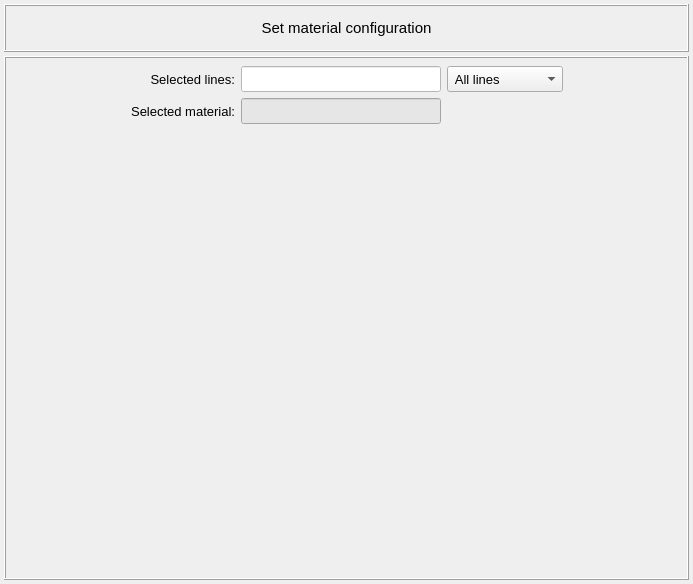
<?xml version="1.0" encoding="UTF-8"?>
<ui version="4.0">
 <class>Dialog</class>
 <widget class="QDialog" name="Dialog">
  <property name="geometry">
   <rect>
    <x>0</x>
    <y>0</y>
    <width>693</width>
    <height>584</height>
   </rect>
  </property>
  <property name="minimumSize">
   <size>
    <width>640</width>
    <height>0</height>
   </size>
  </property>
  <property name="maximumSize">
   <size>
    <width>760</width>
    <height>16777215</height>
   </size>
  </property>
  <property name="windowTitle">
   <string>Dialog</string>
  </property>
  <layout class="QGridLayout" name="gridLayout">
   <property name="leftMargin">
    <number>4</number>
   </property>
   <property name="topMargin">
    <number>4</number>
   </property>
   <property name="rightMargin">
    <number>4</number>
   </property>
   <property name="bottomMargin">
    <number>4</number>
   </property>
   <property name="spacing">
    <number>4</number>
   </property>
   <item row="1" column="0">
    <widget class="QFrame" name="frame_main_widget">
     <property name="frameShape">
      <enum>QFrame::Box</enum>
     </property>
     <property name="frameShadow">
      <enum>QFrame::Raised</enum>
     </property>
     <layout class="QGridLayout" name="gridLayout_4">
      <property name="leftMargin">
       <number>2</number>
      </property>
      <property name="topMargin">
       <number>2</number>
      </property>
      <property name="rightMargin">
       <number>2</number>
      </property>
      <property name="bottomMargin">
       <number>2</number>
      </property>
      <property name="spacing">
       <number>2</number>
      </property>
      <item row="1" column="0">
       <widget class="QScrollArea" name="scrollArea_table_of_materials">
        <property name="frameShape">
         <enum>QFrame::NoFrame</enum>
        </property>
        <property name="widgetResizable">
         <bool>true</bool>
        </property>
        <widget class="QWidget" name="scrollAreaWidgetContents">
         <property name="geometry">
          <rect>
           <x>0</x>
           <y>0</y>
           <width>677</width>
           <height>444</height>
          </rect>
         </property>
        </widget>
       </widget>
      </item>
      <item row="0" column="0">
       <widget class="QFrame" name="frame">
        <property name="minimumSize">
         <size>
          <width>400</width>
          <height>0</height>
         </size>
        </property>
        <property name="maximumSize">
         <size>
          <width>800</width>
          <height>80</height>
         </size>
        </property>
        <property name="font">
         <font>
          <pointsize>10</pointsize>
         </font>
        </property>
        <property name="frameShape">
         <enum>QFrame::NoFrame</enum>
        </property>
        <property name="frameShadow">
         <enum>QFrame::Raised</enum>
        </property>
        <property name="lineWidth">
         <number>1</number>
        </property>
        <layout class="QGridLayout" name="gridLayout_2">
         <property name="leftMargin">
          <number>6</number>
         </property>
         <property name="topMargin">
          <number>6</number>
         </property>
         <property name="rightMargin">
          <number>6</number>
         </property>
         <property name="bottomMargin">
          <number>6</number>
         </property>
         <item row="0" column="4">
          <spacer name="horizontalSpacer">
           <property name="orientation">
            <enum>Qt::Horizontal</enum>
           </property>
           <property name="sizeHint" stdset="0">
            <size>
             <width>40</width>
             <height>20</height>
            </size>
           </property>
          </spacer>
         </item>
         <item row="0" column="3">
          <widget class="QComboBox" name="comboBox_attribution_type">
           <property name="minimumSize">
            <size>
             <width>0</width>
             <height>26</height>
            </size>
           </property>
           <property name="maximumSize">
            <size>
             <width>16777215</width>
             <height>26</height>
            </size>
           </property>
           <property name="font">
            <font>
             <pointsize>10</pointsize>
            </font>
           </property>
           <item>
            <property name="text">
             <string> All lines</string>
            </property>
           </item>
           <item>
            <property name="text">
             <string> Selected lines</string>
            </property>
           </item>
          </widget>
         </item>
         <item row="0" column="1">
          <widget class="QLabel" name="label">
           <property name="font">
            <font>
             <family>MS Shell Dlg 2</family>
             <pointsize>10</pointsize>
             <weight>50</weight>
             <bold>false</bold>
            </font>
           </property>
           <property name="text">
            <string>Selected lines:</string>
           </property>
           <property name="textFormat">
            <enum>Qt::AutoText</enum>
           </property>
           <property name="alignment">
            <set>Qt::AlignRight|Qt::AlignTrailing|Qt::AlignVCenter</set>
           </property>
          </widget>
         </item>
         <item row="0" column="2">
          <widget class="QLineEdit" name="lineEdit_selected_id">
           <property name="enabled">
            <bool>true</bool>
           </property>
           <property name="minimumSize">
            <size>
             <width>200</width>
             <height>26</height>
            </size>
           </property>
           <property name="maximumSize">
            <size>
             <width>200</width>
             <height>26</height>
            </size>
           </property>
           <property name="font">
            <font>
             <pointsize>10</pointsize>
            </font>
           </property>
           <property name="focusPolicy">
            <enum>Qt::ClickFocus</enum>
           </property>
           <property name="styleSheet">
            <string notr="true">QLineEdit{background-color: rgb(255, 255, 255); color: rgb(0, 0, 0)}
QLineEdit:disabled {background-color: rgb(230, 230, 230); color: rgb(120, 120, 120)}</string>
           </property>
           <property name="text">
            <string/>
           </property>
           <property name="alignment">
            <set>Qt::AlignCenter</set>
           </property>
          </widget>
         </item>
         <item row="1" column="1">
          <widget class="QLabel" name="label_3">
           <property name="font">
            <font>
             <family>MS Shell Dlg 2</family>
             <pointsize>10</pointsize>
             <weight>50</weight>
             <bold>false</bold>
            </font>
           </property>
           <property name="text">
            <string>Selected material:</string>
           </property>
           <property name="textFormat">
            <enum>Qt::AutoText</enum>
           </property>
           <property name="alignment">
            <set>Qt::AlignRight|Qt::AlignTrailing|Qt::AlignVCenter</set>
           </property>
          </widget>
         </item>
         <item row="1" column="2">
          <widget class="QLineEdit" name="lineEdit_selected_material_name">
           <property name="enabled">
            <bool>false</bool>
           </property>
           <property name="minimumSize">
            <size>
             <width>200</width>
             <height>26</height>
            </size>
           </property>
           <property name="maximumSize">
            <size>
             <width>200</width>
             <height>26</height>
            </size>
           </property>
           <property name="font">
            <font>
             <pointsize>10</pointsize>
            </font>
           </property>
           <property name="focusPolicy">
            <enum>Qt::ClickFocus</enum>
           </property>
           <property name="styleSheet">
            <string notr="true">QLineEdit{background-color: rgb(255, 255, 255); color: rgb(0, 0, 0)}
QLineEdit:disabled {background-color: rgb(230, 230, 230); color: rgb(120, 120, 120)}</string>
           </property>
           <property name="text">
            <string/>
           </property>
           <property name="alignment">
            <set>Qt::AlignCenter</set>
           </property>
          </widget>
         </item>
         <item row="0" column="0">
          <spacer name="horizontalSpacer_2">
           <property name="orientation">
            <enum>Qt::Horizontal</enum>
           </property>
           <property name="sizeHint" stdset="0">
            <size>
             <width>40</width>
             <height>20</height>
            </size>
           </property>
          </spacer>
         </item>
        </layout>
       </widget>
      </item>
     </layout>
    </widget>
   </item>
   <item row="0" column="0">
    <widget class="QFrame" name="frame_2">
     <property name="minimumSize">
      <size>
       <width>0</width>
       <height>48</height>
      </size>
     </property>
     <property name="maximumSize">
      <size>
       <width>16777215</width>
       <height>48</height>
      </size>
     </property>
     <property name="frameShape">
      <enum>QFrame::Box</enum>
     </property>
     <property name="frameShadow">
      <enum>QFrame::Raised</enum>
     </property>
     <layout class="QGridLayout" name="gridLayout_3">
      <property name="leftMargin">
       <number>4</number>
      </property>
      <property name="topMargin">
       <number>4</number>
      </property>
      <property name="rightMargin">
       <number>4</number>
      </property>
      <property name="bottomMargin">
       <number>4</number>
      </property>
      <property name="spacing">
       <number>4</number>
      </property>
      <item row="0" column="0">
       <widget class="QLabel" name="label_2">
        <property name="font">
         <font>
          <family>MS Shell Dlg 2</family>
          <pointsize>11</pointsize>
          <weight>50</weight>
          <bold>false</bold>
         </font>
        </property>
        <property name="text">
         <string>Set material configuration</string>
        </property>
        <property name="textFormat">
         <enum>Qt::AutoText</enum>
        </property>
        <property name="alignment">
         <set>Qt::AlignCenter</set>
        </property>
       </widget>
      </item>
     </layout>
    </widget>
   </item>
  </layout>
 </widget>
 <resources/>
 <connections/>
</ui>
